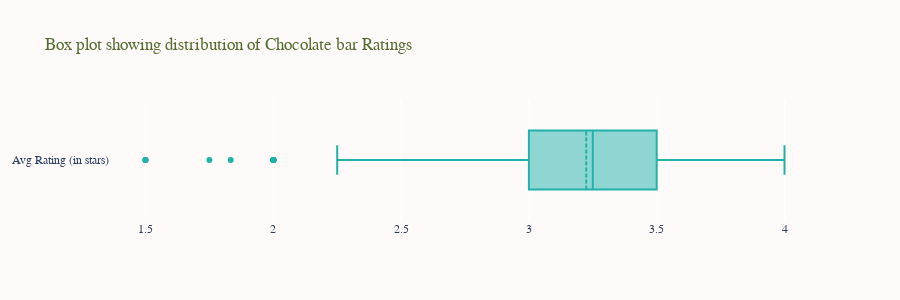
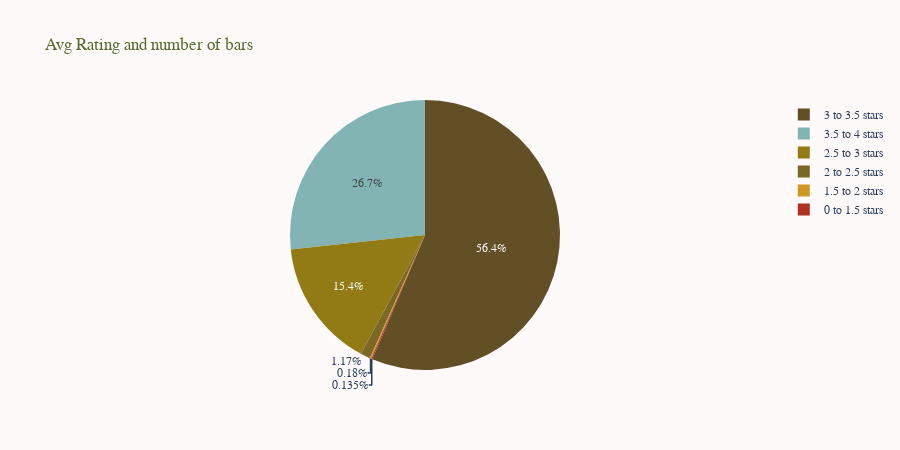

Write notebook code for charts like these, in order.
### Code cell
import plotly.graph_objects as go

# ---- Plot box plot to understand the rating distribution ---
fig = go.Figure()
# Use x instead of y argument for horizontal plot
fig=fig.add_trace(go.Box(x=popular_bar['Avg Rating'],name='Avg Rating (in stars)',marker_color = 'lightseagreen',
                        boxmean=True))
fig=fig.update_layout(title_text="Box plot showing distribution of Chocolate bar Ratings",
    height=300,
    paper_bgcolor="snow",
    plot_bgcolor="snow",
    font_family="Arial",
    title_font_family="Times New Roman",
    title_font_color="darkolivegreen",)

fig.show()

#--- Plot pie chart showing number of chocolate bars in each Avg. Rating groups --
sunflowers_colors = ['rgb(175, 49, 35)', 'rgb(205, 152, 36)',
                      'rgb(124, 103, 37)','rgb(146, 123, 21)','rgb(99, 79, 37)','rgb(129, 180, 179)']
labels = num_bars_ratings2['Ratings Group'].values
values = num_bars_ratings2['# of bars'].values

fig = go.Figure(data=[go.Pie(labels=labels, values=values, marker_colors=sunflowers_colors)])
fig=fig.update_layout(title_text="Avg Rating and number of bars ", height=450,
    paper_bgcolor="snow",
    plot_bgcolor="snow",
    font_family="Arial",
    title_font_family="Times New Roman",
    title_font_color="darkolivegreen",)

fig.show()

### Figure 1 — Plotly figure (JSON) as saved in the notebook; plotly's stock layout.template omitted (floating-point values rounded to 4 significant figures; data arrays with more than 128 entries replaced by an {"elided": "..."} marker saying what was removed)
{"data": [{"boxmean": true, "marker": {"color": "lightseagreen"}, "name": "Avg Rating (in stars)", "type": "box", "x": {"elided": "1398 float values"}}], "layout": {"font": {"family": "Arial"}, "height": 300, "paper_bgcolor": "snow", "plot_bgcolor": "snow", "title": {"font": {"color": "darkolivegreen", "family": "Times New Roman"}, "text": "Box plot showing distribution of Chocolate bar Ratings"}}}

### Figure 2 — Plotly figure (JSON) as saved in the notebook; plotly's stock layout.template omitted (floating-point values rounded to 4 significant figures)
{"data": [{"labels": ["0 to 1.5 stars", "1.5 to 2 stars", "2 to 2.5 stars", "2.5 to 3 stars", "3 to 3.5 stars", "3.5 to 4 stars"], "marker": {"colors": ["rgb(175, 49, 35)", "rgb(205, 152, 36)", "rgb(124, 103, 37)", "rgb(146, 123, 21)", "rgb(99, 79, 37)", "rgb(129, 180, 179)"]}, "type": "pie", "values": [3, 4, 26, 343, 1254, 594]}], "layout": {"font": {"family": "Arial"}, "height": 450, "paper_bgcolor": "snow", "plot_bgcolor": "snow", "title": {"font": {"color": "darkolivegreen", "family": "Times New Roman"}, "text": "Avg Rating and number of bars "}}}
